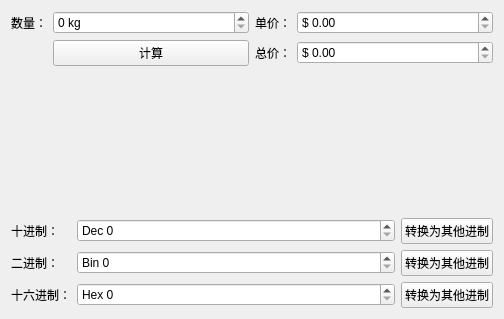
<?xml version="1.0" encoding="UTF-8"?>
<ui version="4.0">
 <class>DemoClass</class>
 <widget class="QWidget" name="DemoClass">
  <property name="geometry">
   <rect>
    <x>0</x>
    <y>0</y>
    <width>504</width>
    <height>319</height>
   </rect>
  </property>
  <property name="windowTitle">
   <string>Demo</string>
  </property>
  <layout class="QGridLayout" name="gridLayout_3">
   <item row="3" column="0">
    <layout class="QGridLayout" name="gridLayout_2">
     <item row="1" column="1">
      <widget class="QSpinBox" name="spinBoxBin">
       <property name="sizePolicy">
        <sizepolicy hsizetype="Expanding" vsizetype="Fixed">
         <horstretch>0</horstretch>
         <verstretch>0</verstretch>
        </sizepolicy>
       </property>
       <property name="suffix">
        <string/>
       </property>
       <property name="prefix">
        <string>Bin </string>
       </property>
       <property name="displayIntegerBase">
        <number>2</number>
       </property>
      </widget>
     </item>
     <item row="1" column="2">
      <widget class="QPushButton" name="btnBin">
       <property name="text">
        <string>转换为其他进制</string>
       </property>
      </widget>
     </item>
     <item row="2" column="2">
      <widget class="QPushButton" name="btnHex">
       <property name="text">
        <string>转换为其他进制</string>
       </property>
      </widget>
     </item>
     <item row="0" column="0">
      <widget class="QLabel" name="label_4">
       <property name="text">
        <string>十进制：</string>
       </property>
      </widget>
     </item>
     <item row="2" column="1">
      <widget class="QSpinBox" name="spinBoxHex">
       <property name="sizePolicy">
        <sizepolicy hsizetype="Expanding" vsizetype="Fixed">
         <horstretch>0</horstretch>
         <verstretch>0</verstretch>
        </sizepolicy>
       </property>
       <property name="suffix">
        <string/>
       </property>
       <property name="prefix">
        <string>Hex </string>
       </property>
       <property name="displayIntegerBase">
        <number>16</number>
       </property>
      </widget>
     </item>
     <item row="2" column="0">
      <widget class="QLabel" name="label_6">
       <property name="text">
        <string>十六进制：</string>
       </property>
      </widget>
     </item>
     <item row="0" column="1">
      <widget class="QSpinBox" name="spinBoxDec">
       <property name="sizePolicy">
        <sizepolicy hsizetype="Expanding" vsizetype="Fixed">
         <horstretch>0</horstretch>
         <verstretch>0</verstretch>
        </sizepolicy>
       </property>
       <property name="suffix">
        <string/>
       </property>
       <property name="prefix">
        <string>Dec </string>
       </property>
      </widget>
     </item>
     <item row="0" column="2">
      <widget class="QPushButton" name="btnDec">
       <property name="text">
        <string>转换为其他进制</string>
       </property>
      </widget>
     </item>
     <item row="1" column="0">
      <widget class="QLabel" name="label_5">
       <property name="text">
        <string>二进制：</string>
       </property>
      </widget>
     </item>
    </layout>
   </item>
   <item row="0" column="0">
    <layout class="QGridLayout" name="gridLayout">
     <item row="0" column="0">
      <widget class="QLabel" name="label">
       <property name="text">
        <string>数量：</string>
       </property>
      </widget>
     </item>
     <item row="0" column="2">
      <widget class="QLabel" name="label_2">
       <property name="text">
        <string>单价：</string>
       </property>
      </widget>
     </item>
     <item row="0" column="3">
      <widget class="QDoubleSpinBox" name="dSpinBoxPrice">
       <property name="sizePolicy">
        <sizepolicy hsizetype="Expanding" vsizetype="Fixed">
         <horstretch>0</horstretch>
         <verstretch>0</verstretch>
        </sizepolicy>
       </property>
       <property name="prefix">
        <string>$ </string>
       </property>
      </widget>
     </item>
     <item row="1" column="1">
      <widget class="QPushButton" name="btnCalc">
       <property name="text">
        <string>计算</string>
       </property>
      </widget>
     </item>
     <item row="1" column="2">
      <widget class="QLabel" name="label_3">
       <property name="text">
        <string>总价：</string>
       </property>
      </widget>
     </item>
     <item row="1" column="3">
      <widget class="QDoubleSpinBox" name="dSpinBoxTotal">
       <property name="sizePolicy">
        <sizepolicy hsizetype="Expanding" vsizetype="Fixed">
         <horstretch>0</horstretch>
         <verstretch>0</verstretch>
        </sizepolicy>
       </property>
       <property name="prefix">
        <string>$ </string>
       </property>
      </widget>
     </item>
     <item row="0" column="1">
      <widget class="QSpinBox" name="spinBoxNum">
       <property name="sizePolicy">
        <sizepolicy hsizetype="Expanding" vsizetype="Fixed">
         <horstretch>0</horstretch>
         <verstretch>0</verstretch>
        </sizepolicy>
       </property>
       <property name="suffix">
        <string> kg</string>
       </property>
      </widget>
     </item>
    </layout>
   </item>
   <item row="2" column="0">
    <spacer name="verticalSpacer">
     <property name="orientation">
      <enum>Qt::Vertical</enum>
     </property>
     <property name="sizeHint" stdset="0">
      <size>
       <width>20</width>
       <height>191</height>
      </size>
     </property>
    </spacer>
   </item>
  </layout>
 </widget>
 <layoutdefault spacing="6" margin="11"/>
 <tabstops>
  <tabstop>spinBoxNum</tabstop>
  <tabstop>dSpinBoxPrice</tabstop>
  <tabstop>btnCalc</tabstop>
  <tabstop>dSpinBoxTotal</tabstop>
  <tabstop>spinBoxDec</tabstop>
  <tabstop>btnDec</tabstop>
  <tabstop>spinBoxBin</tabstop>
  <tabstop>btnBin</tabstop>
  <tabstop>spinBoxHex</tabstop>
  <tabstop>btnHex</tabstop>
 </tabstops>
 <resources>
  <include location="demo.qrc"/>
 </resources>
 <connections/>
</ui>
